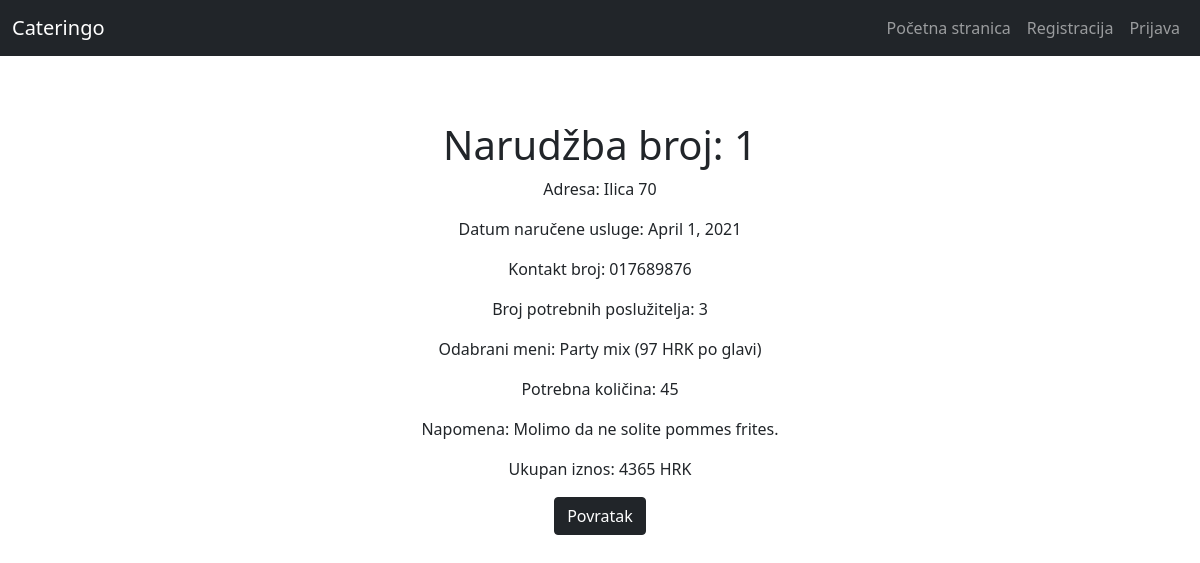
The app's page /narudzbe/1/ with its own data.
### catering/models.py (models this page shows, shortened)
class Narudzba(models.Model):
    narucitelj = models.ForeignKey(User, on_delete=models.CASCADE)
    adresa = models.CharField(max_length=100)
    datum_usluge = models.DateField()
    kontakt_broj = models.CharField(max_length=15)
    broj_posluzitelja = models.IntegerField()
    odabrani_meni = models.ForeignKey(Menu, on_delete=models.CASCADE)
    kolicina = models.IntegerField()
    napomena = models.TextField()
    class Meta:
        verbose_name_plural = "Narudžbe"
    @property
    def cijena_usluge(self):
        iznos = self.odabrani_meni.ukupna_cijena*self.kolicina
        return iznos

class Menu(models.Model):
    naziv_menija = models.CharField(max_length = 100)
    jelo_na_meniju = models.ManyToManyField(Jelo, related_name="jela", verbose_name="Jela u meniju")
    class Meta:
        verbose_name = "Meni"
        verbose_name_plural = "Meniji"
    @property
    def ukupna_cijena(self):
        return self.jelo_na_meniju.aggregate(total=models.Sum('cijena'))['total']

### catering/views.py (the view)
# urls.py: path('narudzbe/<int:pk>/', NarudzbaDetailView.as_view(), name="detaljna_narudzba"),
class NarudzbaDetailView(DetailView):
    model = Narudzba
    template_name = 'narudzba_detail.html'

### templates/narudzba_detail.html
{% extends 'base.html' %}
{% load has_group %}
{% block content %}
<h1 style="text-align: center; padding-top: 50px">Narudžba broj: {{ object.id }}</h1>
<p> Adresa: {{object.adresa}} </p>
<p> Datum naručene usluge: {{ object.datum_usluge }} </p>
<p> Kontakt broj: {{ object.kontakt_broj }} </p>
<p> Broj potrebnih poslužitelja: {{ object.broj_posluzitelja }} </p>
<p> Odabrani meni: {{ object.odabrani_meni.naziv_menija }} ({{ object.odabrani_meni.ukupna_cijena }} HRK po glavi)</p>
<p> Potrebna količina: {{ object.kolicina }} </p>
<p> Napomena: {{ object.napomena }} </p>
<p> Ukupan iznos: {{ object.cijena_usluge }} HRK </p>
<button type="submit" class="btn btn-dark"><a class="button" style="text-decoration: none; color: white;" href="/">Povratak</a></button>
{% endblock content %}

### records on screen
Narudzba: id "1", adresa "Ilica 70", datum_usluge "April 1, 2021", kontakt_broj "017689876", broj_posluzitelja "3", odabrani_meni.naziv_menija "Party mix", odabrani_meni.ukupna_cijena "97", kolicina "45", napomena "Molimo da ne solite pommes frites.", cijena_usluge "4365"
